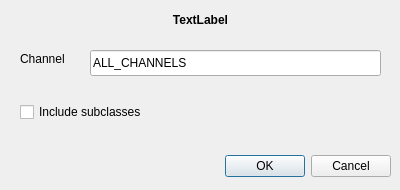
<?xml version="1.0" encoding="UTF-8"?>
<ui version="4.0">
 <class>SubscribeDialog</class>
 <widget class="QDialog" name="SubscribeDialog">
  <property name="geometry">
   <rect>
    <x>0</x>
    <y>0</y>
    <width>400</width>
    <height>190</height>
   </rect>
  </property>
  <property name="windowTitle">
   <string>Dialog</string>
  </property>
  <widget class="QDialogButtonBox" name="buttonBox">
   <property name="geometry">
    <rect>
     <x>10</x>
     <y>150</y>
     <width>381</width>
     <height>32</height>
    </rect>
   </property>
   <property name="orientation">
    <enum>Qt::Horizontal</enum>
   </property>
   <property name="standardButtons">
    <set>QDialogButtonBox::Cancel|QDialogButtonBox::Ok</set>
   </property>
  </widget>
  <widget class="QLabel" name="nameLabel">
   <property name="geometry">
    <rect>
     <x>20</x>
     <y>10</y>
     <width>361</width>
     <height>20</height>
    </rect>
   </property>
   <property name="minimumSize">
    <size>
     <width>0</width>
     <height>0</height>
    </size>
   </property>
   <property name="styleSheet">
    <string notr="true">font-weight: bold;</string>
   </property>
   <property name="text">
    <string>TextLabel</string>
   </property>
   <property name="alignment">
    <set>Qt::AlignCenter</set>
   </property>
  </widget>
  <widget class="QCheckBox" name="recursiveCheckBox">
   <property name="geometry">
    <rect>
     <x>20</x>
     <y>100</y>
     <width>241</width>
     <height>24</height>
    </rect>
   </property>
   <property name="text">
    <string>Include subclasses</string>
   </property>
  </widget>
  <widget class="QLabel" name="hashLabel">
   <property name="geometry">
    <rect>
     <x>20</x>
     <y>50</y>
     <width>61</width>
     <height>18</height>
    </rect>
   </property>
   <property name="text">
    <string>Channel</string>
   </property>
  </widget>
  <widget class="QLineEdit" name="hashLineEdit">
   <property name="geometry">
    <rect>
     <x>90</x>
     <y>50</y>
     <width>291</width>
     <height>26</height>
    </rect>
   </property>
   <property name="text">
    <string>ALL_CHANNELS</string>
   </property>
  </widget>
 </widget>
 <resources/>
 <connections>
  <connection>
   <sender>buttonBox</sender>
   <signal>accepted()</signal>
   <receiver>SubscribeDialog</receiver>
   <slot>accept()</slot>
   <hints>
    <hint type="sourcelabel">
     <x>248</x>
     <y>254</y>
    </hint>
    <hint type="destinationlabel">
     <x>157</x>
     <y>274</y>
    </hint>
   </hints>
  </connection>
  <connection>
   <sender>buttonBox</sender>
   <signal>rejected()</signal>
   <receiver>SubscribeDialog</receiver>
   <slot>reject()</slot>
   <hints>
    <hint type="sourcelabel">
     <x>316</x>
     <y>260</y>
    </hint>
    <hint type="destinationlabel">
     <x>286</x>
     <y>274</y>
    </hint>
   </hints>
  </connection>
 </connections>
</ui>
